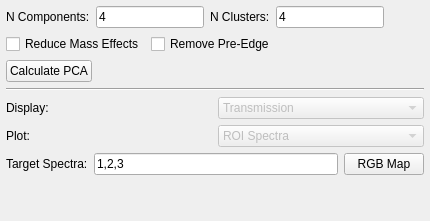
         <widget class="QWidget" name="a2_tab_clustering">
          <attribute name="title">
           <string>PCA</string>
          </attribute>
          <layout class="QVBoxLayout" name="a2_tab_clustering_layout">
           <property name="spacing">
            <number>6</number>
           </property>
           <property name="leftMargin">
            <number>6</number>
           </property>
           <property name="topMargin">
            <number>6</number>
           </property>
           <property name="rightMargin">
            <number>6</number>
           </property>
           <property name="bottomMargin">
            <number>6</number>
           </property>
           <item>
            <layout class="QHBoxLayout" name="a2_pca_params_layout">
             <item>
              <widget class="QLabel" name="a2_nComponentsLabel">
               <property name="text">
                <string>N Components:</string>
               </property>
              </widget>
             </item>
             <item>
              <widget class="QLineEdit" name="a2_nComponentsEdit">
               <property name="text">
                <string>4</string>
               </property>
              </widget>
             </item>
             <item>
              <widget class="QLabel" name="a2_nClustersLabel">
               <property name="text">
                <string>N Clusters:</string>
               </property>
              </widget>
             </item>
             <item>
              <widget class="QLineEdit" name="a2_nClustersEdit">
               <property name="text">
                <string>4</string>
               </property>
              </widget>
             </item>
             <item>
              <spacer name="a2_pca_params_spacer">
               <property name="orientation">
                <enum>Qt::Horizontal</enum>
               </property>
               <property name="sizeHint" stdset="0">
                <size>
                 <width>40</width>
                 <height>20</height>
                </size>
               </property>
              </spacer>
             </item>
            </layout>
           </item>
           <item>
            <layout class="QHBoxLayout" name="a2_pca_options_layout">
             <item>
              <widget class="QCheckBox" name="a2_reduceMassCheckbox">
               <property name="text">
                <string>Reduce Mass Effects</string>
               </property>
              </widget>
             </item>
             <item>
              <widget class="QCheckBox" name="a2_removePreEdgeCheckbox">
               <property name="text">
                <string>Remove Pre-Edge</string>
               </property>
              </widget>
             </item>
             <item>
              <spacer name="a2_pca_options_spacer">
               <property name="orientation">
                <enum>Qt::Horizontal</enum>
               </property>
               <property name="sizeHint" stdset="0">
                <size>
                 <width>40</width>
                 <height>20</height>
                </size>
               </property>
              </spacer>
             </item>
            </layout>
           </item>
           <item>
            <layout class="QHBoxLayout" name="a2_calc_pca_layout">
             <item>
              <widget class="QPushButton" name="a2_calcPCAButton">
               <property name="text">
                <string>Calculate PCA</string>
               </property>
              </widget>
             </item>
             <item>
              <spacer name="a2_calc_pca_spacer">
               <property name="orientation">
                <enum>Qt::Horizontal</enum>
               </property>
               <property name="sizeHint" stdset="0">
                <size>
                 <width>40</width>
                 <height>20</height>
                </size>
               </property>
              </spacer>
             </item>
            </layout>
           </item>
           <item>
            <widget class="Line" name="a2_cluster_line1">
             <property name="orientation">
              <enum>Qt::Horizontal</enum>
             </property>
            </widget>
           </item>
           <item>
            <layout class="QHBoxLayout" name="a2_cluster_image_layout">
             <item>
              <widget class="QLabel" name="a2_clusterImageLabel">
               <property name="text">
                <string>Display:</string>
               </property>
              </widget>
             </item>
             <item>
              <widget class="QComboBox" name="a2_clusterImageCombo">
               <property name="enabled">
                <bool>false</bool>
               </property>
               <item>
                <property name="text">
                 <string>Transmission</string>
                </property>
               </item>
               <item>
                <property name="text">
                 <string>Optical Density</string>
                </property>
               </item>
               <item>
                <property name="text">
                 <string>Principal Components</string>
                </property>
               </item>
               <item>
                <property name="text">
                 <string>Clusters</string>
                </property>
               </item>
               <item>
                <property name="text">
                 <string>RGB Map</string>
                </property>
               </item>
              </widget>
             </item>
            </layout>
           </item>
           <item>
            <layout class="QHBoxLayout" name="a2_cluster_plot_layout">
             <item>
              <widget class="QLabel" name="a2_clusterPlotLabel">
               <property name="text">
                <string>Plot:</string>
               </property>
              </widget>
             </item>
             <item>
              <widget class="QComboBox" name="a2_clusterPlotCombo">
               <property name="enabled">
                <bool>false</bool>
               </property>
               <item>
                <property name="text">
                 <string>ROI Spectra</string>
                </property>
               </item>
               <item>
                <property name="text">
                 <string>Cluster Spectra</string>
                </property>
               </item>
               <item>
                <property name="text">
                 <string>PCA Eigenvalues</string>
                </property>
               </item>
              </widget>
             </item>
            </layout>
           </item>
           <item>
            <layout class="QHBoxLayout" name="a2_rgb_map_layout">
             <item>
              <widget class="QLabel" name="a2_targetSpectraLabel">
               <property name="text">
                <string>Target Spectra:</string>
               </property>
              </widget>
             </item>
             <item>
              <widget class="QLineEdit" name="a2_targetSpectraEdit">
               <property name="text">
                <string>1,2,3</string>
               </property>
              </widget>
             </item>
             <item>
              <widget class="QPushButton" name="a2_calcRGBMapButton">
               <property name="text">
                <string>RGB Map</string>
               </property>
              </widget>
             </item>
            </layout>
           </item>
           <item>
            <spacer name="a2_cluster_vspacer">
             <property name="orientation">
              <enum>Qt::Vertical</enum>
             </property>
             <property name="sizeHint" stdset="0">
              <size>
               <width>20</width>
               <height>40</height>
              </size>
             </property>
            </spacer>
           </item>
          </layout>
         </widget>
